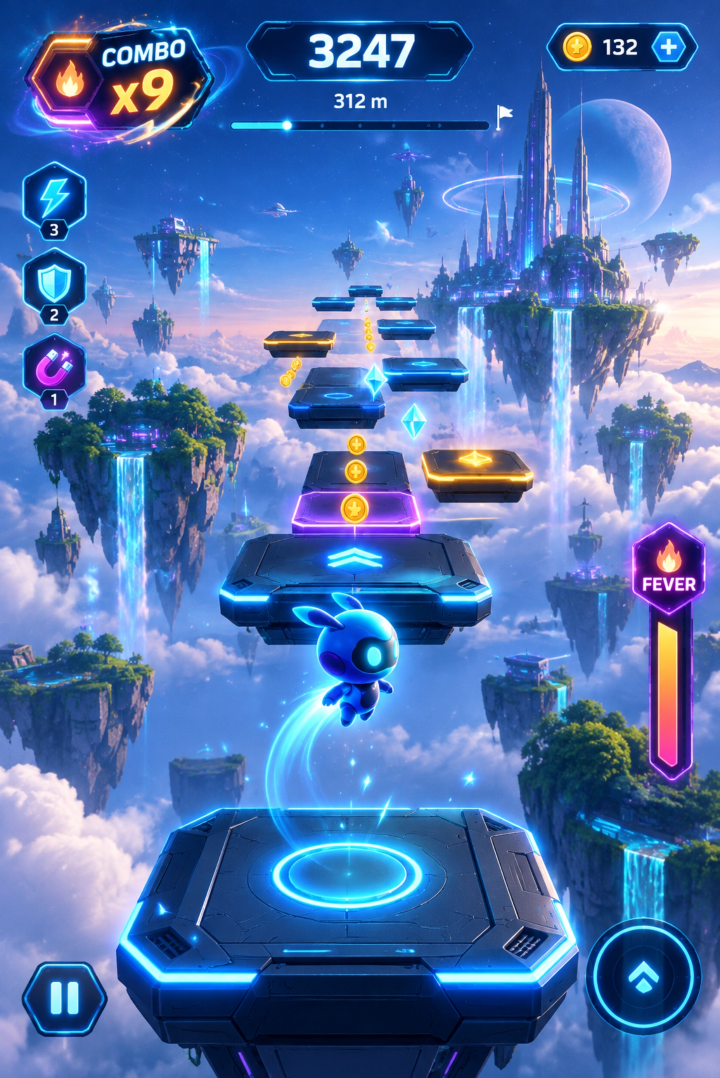
#> input picture style_reference.png, 1440 x 2156 px (shown at 1/2 size)
$ python -i soften_city.py   (imports and definitions only)
#> lines starting #> are read from the running program, lines starting #| are printed output that depends on the picture
#> further down, picture is the input picture: PIL image 1440x2156 RGB; mean R, G, B 80.8, 115.3, 175.3
"""Push the city panorama back into the distance.

The skyline was drawn at full contrast and saturation, so the towers directly
behind the road competed with the platforms. This bakes atmospheric
perspective into the asset once — darker, flatter, less saturated, a touch
soft, with haze rising from the base where it meets the horizon — so the
game pays nothing per frame for it.
"""
import base64, io, re, sys
import numpy as np
from PIL import Image, ImageFilter

FOG = np.array([12, 20, 58], np.float64)

def soften(img):
    im = img.convert('RGB').filter(ImageFilter.GaussianBlur(1.1))
    a = np.asarray(im).astype(np.float64)
    lum = (0.2126 * a[..., 0] + 0.7152 * a[..., 1] + 0.0722 * a[..., 2])[..., None]
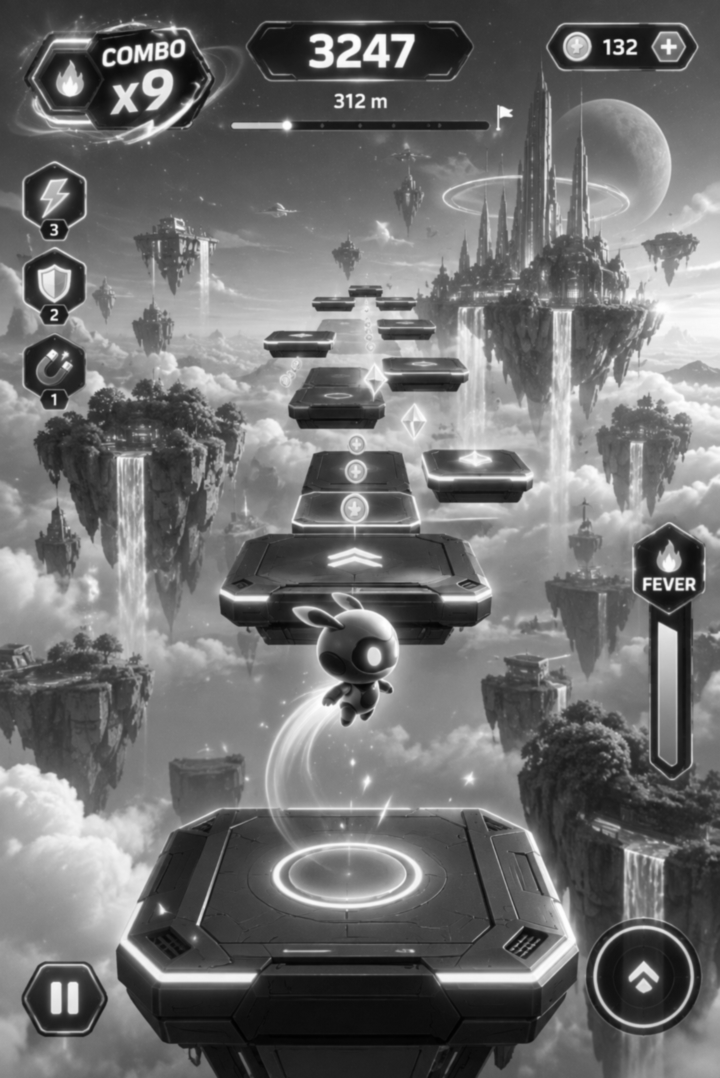
#> lum: shape (2156, 1440, 1) float64 (shown at 1/2 size); min 0.866, max 255, mean 112.2
    a = lum + (a - lum) * 0.70                     # 30% less saturated
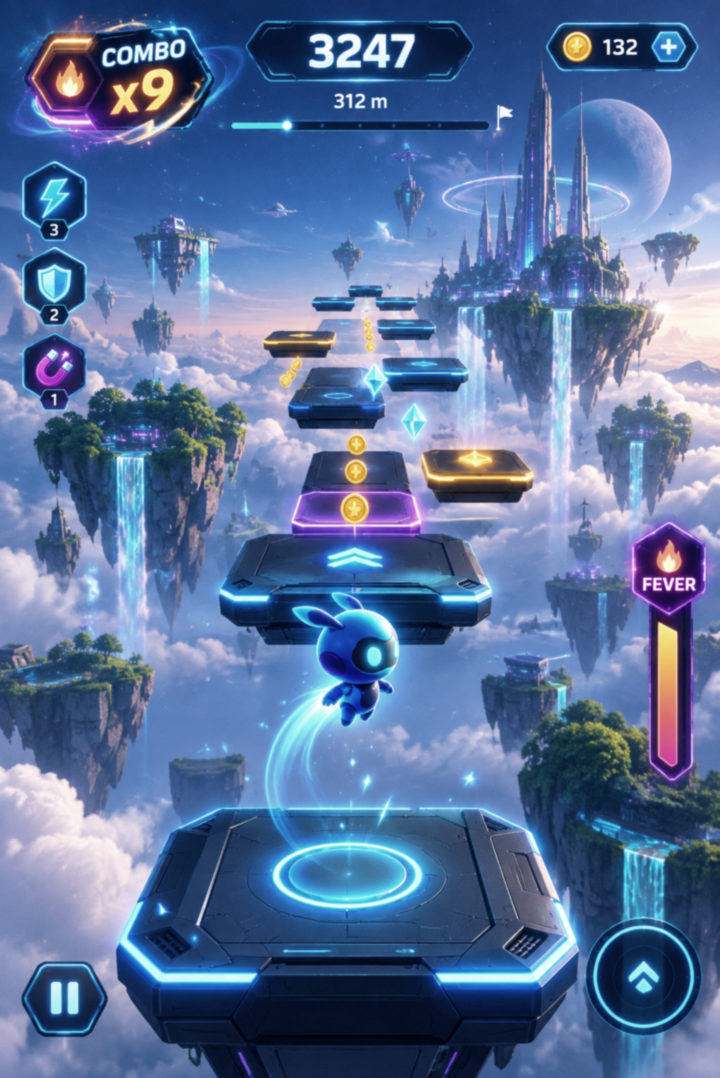
#> a: shape (2156, 1440, 3) float64 (shown at 1/2 size); mean R, G, B 90.2, 114.3, 156.4
    a = a.mean() + (a - a.mean()) * 0.84           # 16% lower contrast
    a = a * 0.86                                   # darker
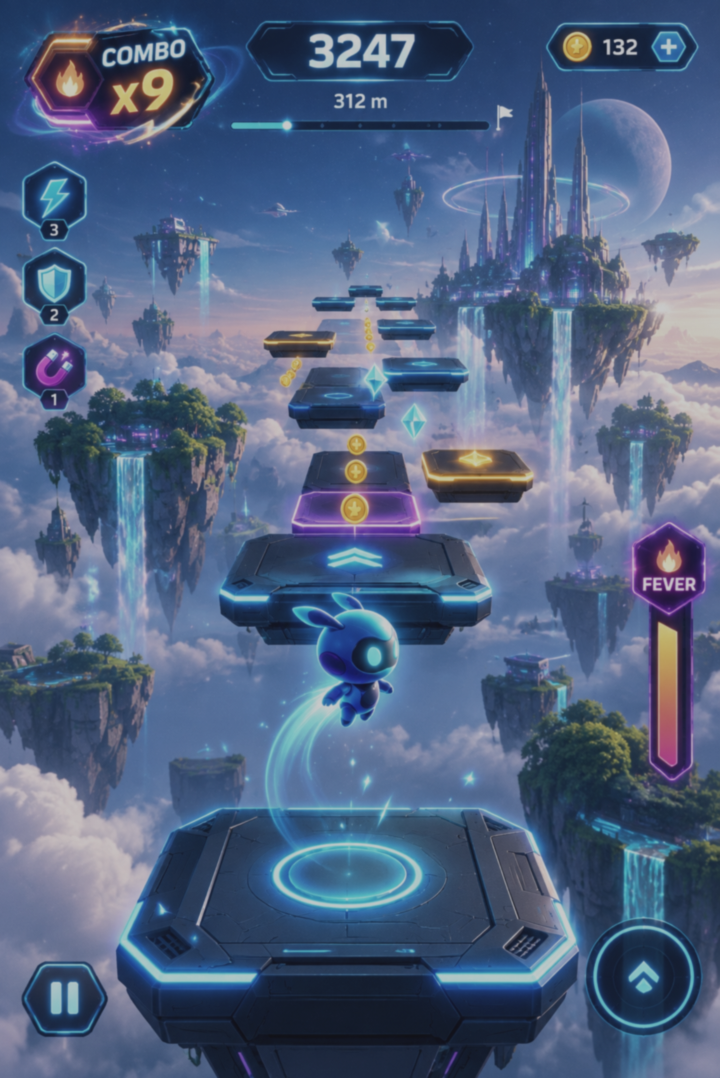
#> a: shape (2156, 1440, 3) float64 (shown at 1/2 size); mean R, G, B 81.7, 99.1, 129.5
    h = a.shape[0]
#> h = 2156
    t = np.linspace(0, 1, h)[:, None, None]
#> t = 2156 values from 0 to 1
    haze = np.clip((t - 0.40) / 0.60, 0, 1) ** 1.4 * 0.45   # haze from the base
#> haze = 2156 values from 0 to 0.45
    a = a * (1 - haze) + FOG * haze
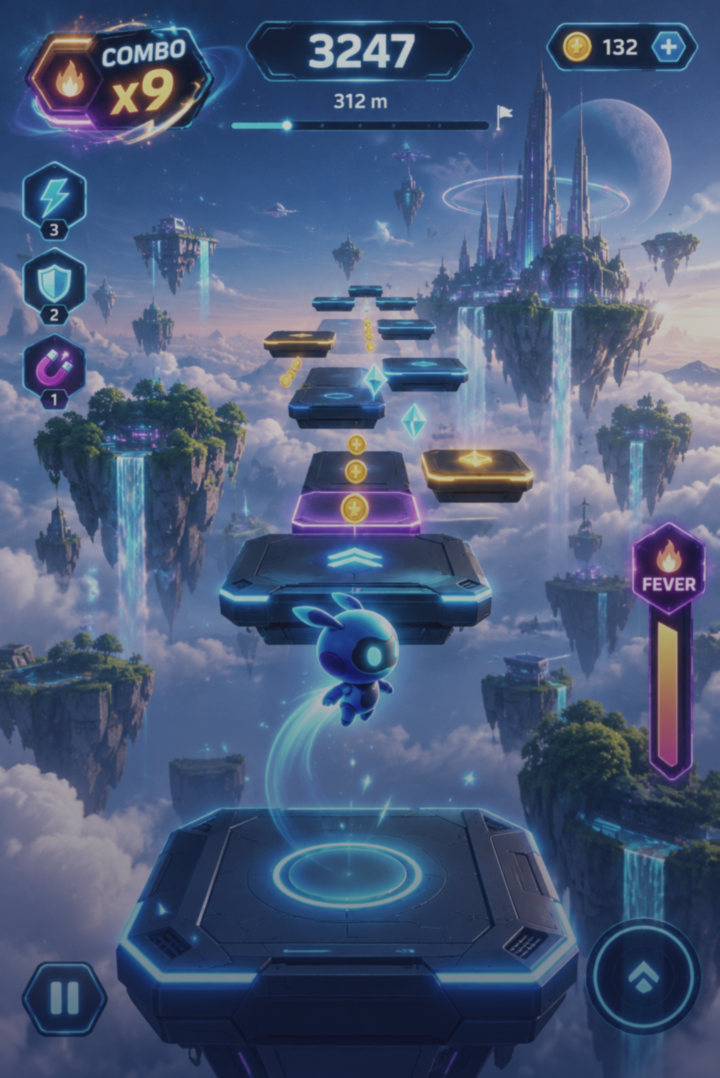
#> a: shape (2156, 1440, 3) float64 (shown at 1/2 size); mean R, G, B 75.3, 91.5, 122.9
    return Image.fromarray(np.clip(a, 0, 255).astype('uint8'))

def main(path):
    s = open(path).read()
    m = re.search(r'cityPano:"([A-Za-z0-9+/=]+)"', s)
    src = Image.open(io.BytesIO(base64.b64decode(m.group(1))))
    out = soften(src)
    buf = io.BytesIO(); out.save(buf, 'WEBP', quality=80, method=6)
    s = s[:m.start(1)] + base64.b64encode(buf.getvalue()).decode() + s[m.end(1):]
    open(path, 'w').write(s)
    print('cityPano', src.size, '->', len(buf.getvalue()) // 1024, 'KB')

# [2 lines not run here, left out]

>>> from PIL import Image
>>> picture = Image.open('../style_reference.png')
>>> result = soften(picture)
